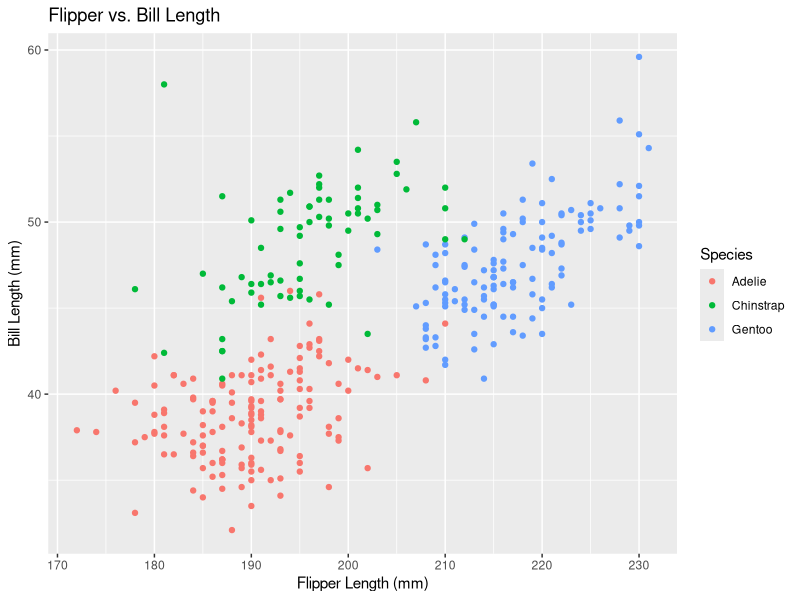
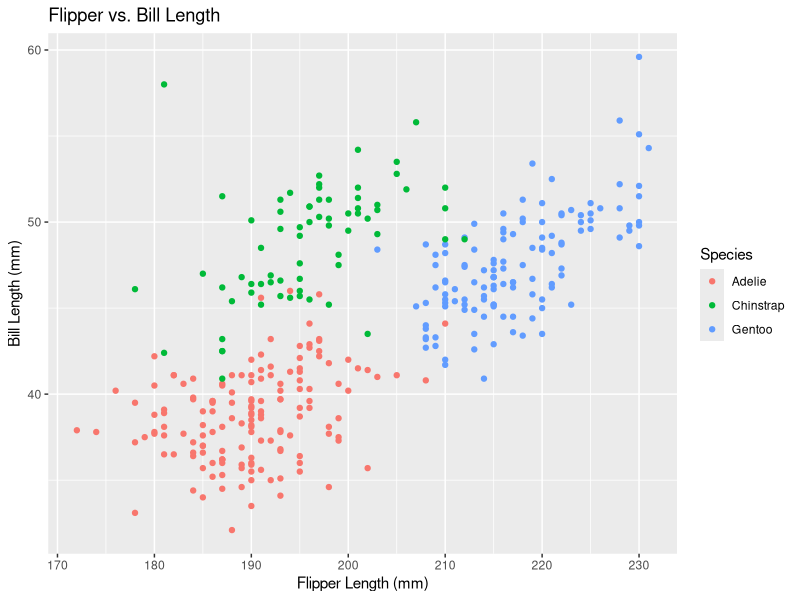

Reproduce these figures in R, in order.
## ---- chunk 1

data("penguins", package = "palmerpenguins")

## ---- chunk 2
#load packages
library(tidyverse)

# create data frame
penguin_df = tibble(
  x = penguins$flipper_length_mm,
  y = penguins$bill_length_mm
)

# create plot
ggplot(penguin_df) + 
  geom_point(mapping = aes(x = x, y = y, color = penguins$species)) +
  labs(title = "Flipper vs. Bill Length",
       x = "Flipper Length (mm)",
       y = "Bill Length (mm)",
       color = "Species")

# save plot
ggsave(filename = "Flipper_vs_Bill_Length.png")
## ---- chunk 3
tibble(
  vec_num = rnorm(n = 10),
  vec_log = vec_num > 0,
  vec_char = c("hi", "my", "name", "is", "brooklyn", "and", "i", "like", "yummy","pasta"),
  vec_fac = factor(1,2,3)
)
